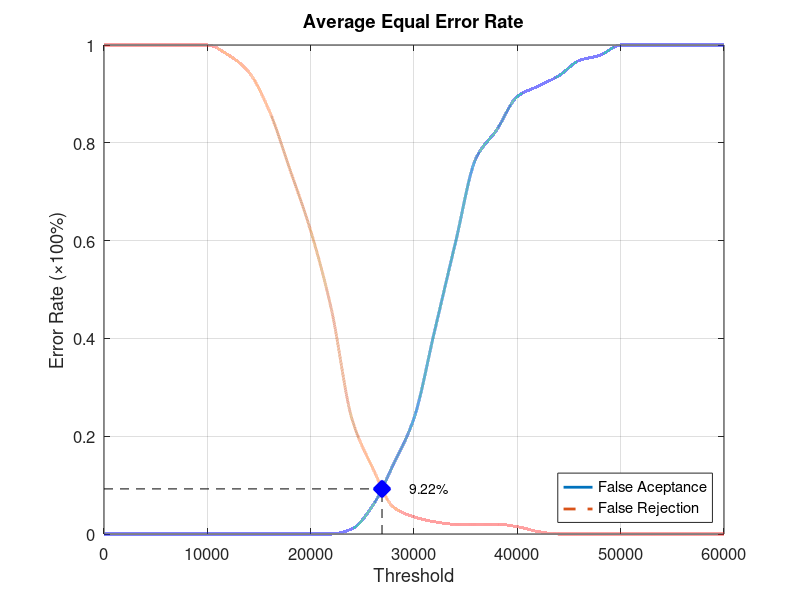
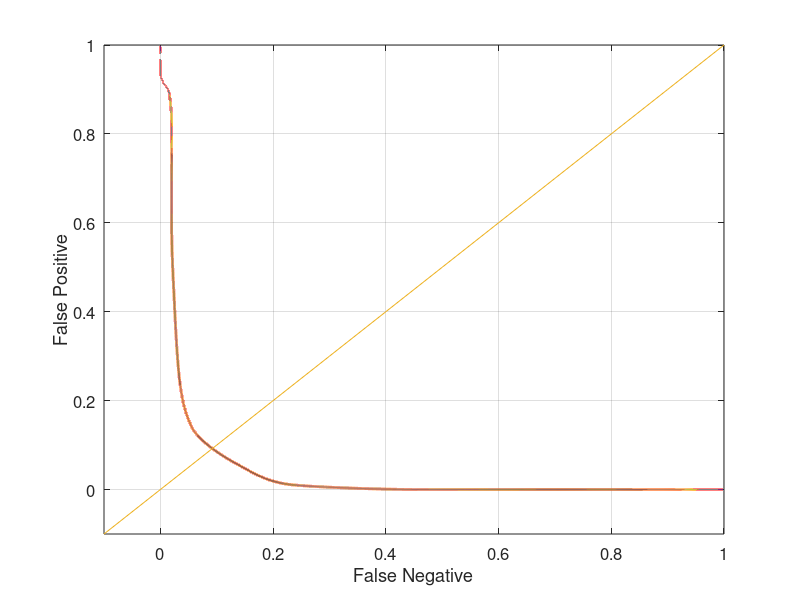

Here is the MATLAB script that generated these plots, in order:
function yEER = Database1_1
close all;
clear;
clc;
x = 0:2000:60000;
xq = 0:0.5:60000;

y0 = [0 0 0 0 0 0 0 0 0 0 0 0 0.0105263 0.0578947 0.142105 0.236842 0.415789 0.594737 0.768421 0.826316 0.894737 0.915789 0.936842 0.968421 0.978947 1 1 1 1 1 1];
yy0 = interp1(x, y0, xq, 'pchip');
y1 = [1 1 1 1 1 1 0.98 0.945 0.865 0.745 0.62 0.46 0.235 0.135 0.055 0.035 0.025 0.02 0.02 0.02 0.015 0.005 0 0 0 0 0 0 0 0 0];
yy1 = interp1(x, y1, xq, 'pchip');

% Calculating EER: 
y2 = abs(y0 - y1);
find(y2 == min(y2))
yy2 = abs(yy0 - yy1);
xEER = find(yy2 == min(yy2));
xEERIndex = xq(xEER) % X-axis EER
yEER = yy0(xEER) % Y-axis EER

main = figure
plot(xq, yy0,'-','LineWidth', 2);	hold on
plot(xq, yy1,'--','LineWidth', 2);	hold on
plot([xEERIndex xEERIndex], [0 yEER], 'k--');	hold on
plot([0 xEERIndex], [yEER yEER], 'k--');	hold on
plot(xEERIndex, yEER, 'bx', 'LineWidth', 10);	hold on
text(xEERIndex + 10 * xEERIndex / 100, yEER, [num2str(round((10000 * yEER)) / 100) '%'])
legend('False Aceptance', 'False Rejection', 'Location', 'SouthEast')
xlabel('Threshold')
ylabel('Error Rate (\times100%)')
title('Average Equal Error Rate')
set(gca, 'FontSize', 12)
axis([0 60000 0 1])
grid on

print(main, 'Database1_1Main', '-dpng');
FNRxFPR = figure('Color', [1 1 1]);
plot(yy1, yy0, '-', yy1, yy0, 'LineWidth', 2);
hold on
y = -0.1:0.1:1
plot(y, y); 
set(gca, 'FontSize', 12)
xlabel('False Negative')
ylabel('False Positive')
axis([-0.1 1 -0.1 1])
set(gca, 'FontSize', 12)
grid on

print(FNRxFPR, 'Database1_1FNRxFPR','-dpng');
end
